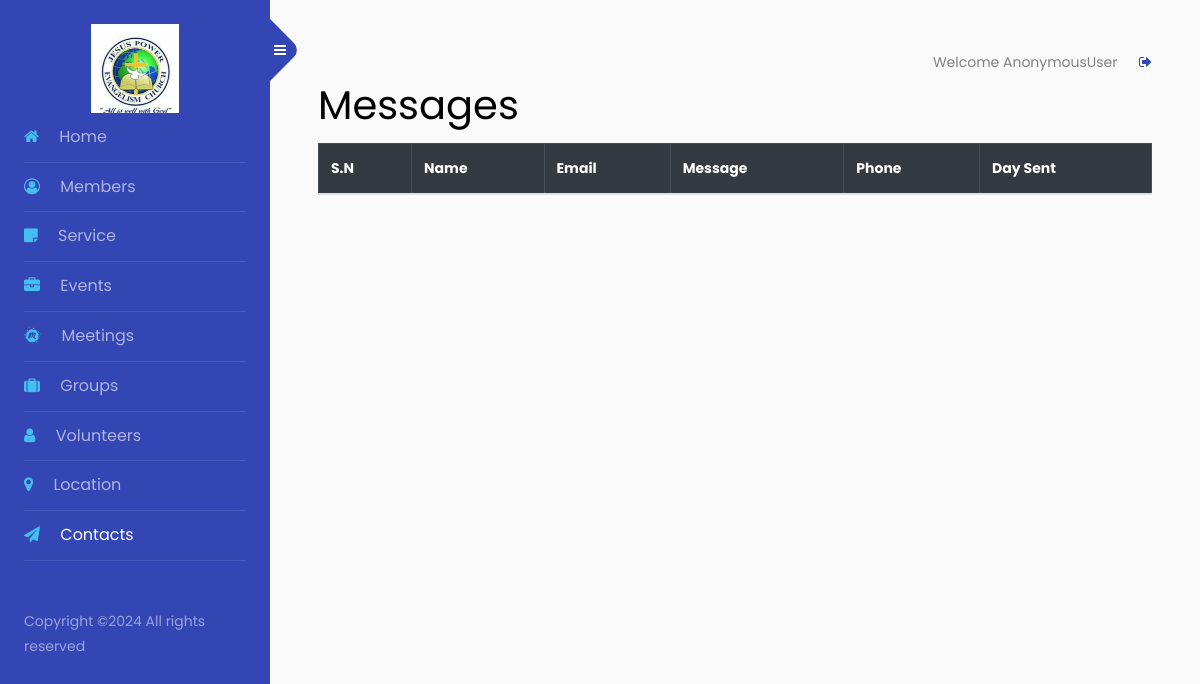
Page /contact_list on the earlier database version.
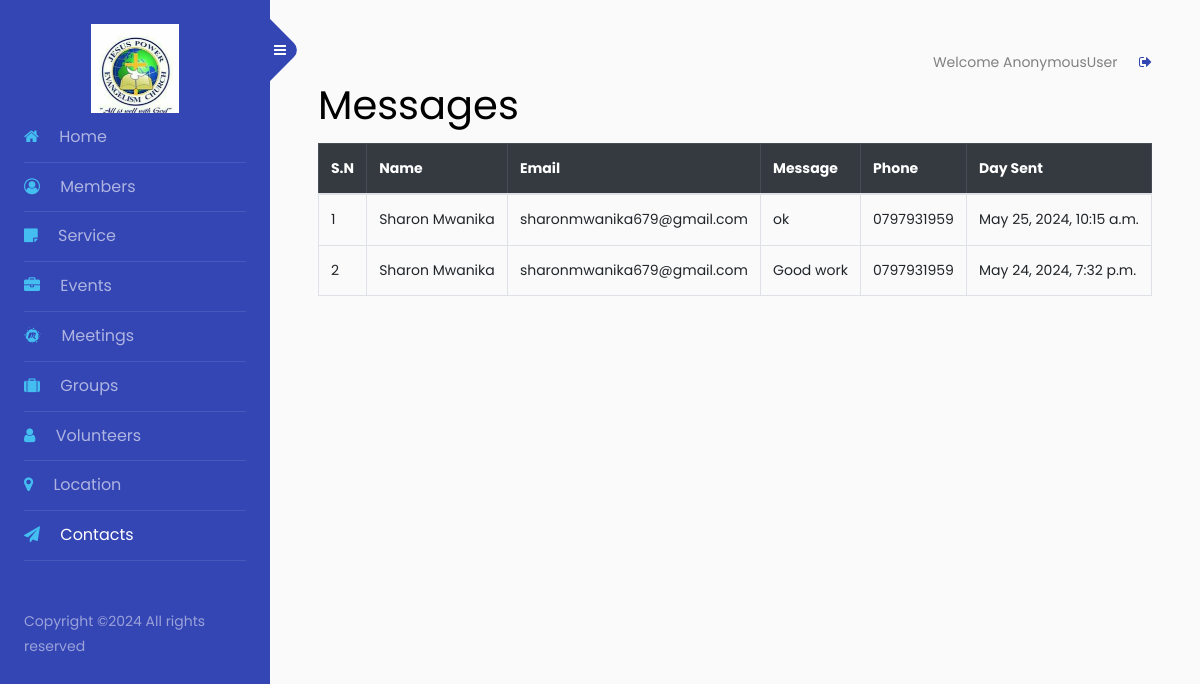
Same page on the later database version.
### dashboard/models.py (models this page shows, shortened)
class Contact(models.Model):
    name = models.CharField(max_length=100)
    email = models.EmailField()
    message = models.TextField()
    phone = models.CharField(max_length=20, default=None, null=True)
    created_at = models.DateTimeField(auto_now_add=True)

### dashboard/views.py (the view)
# urls.py: path('contact_list', contact_list, name='contact_list'),
def contact_list(request):
    contacts = Contact.objects.all().order_by('-id')
    context = {
        'contacts':contacts,
    }
    return render(request, 'contact_list.html', context)

### dashboard/templates/contact_list.html
{% extends "admin-sidebar.html" %}
{% block content %}
<h1>Messages</h1>
<div class="table-responsive">
    <table class="table table-hover table-bordered">
        <thead class="table-dark">
            <tr>
                <th>S.N</th>
                <th>Name</th>
                <th>Email</th>
                <th>Message</th>
                <th>Phone</th>
                <th>Day Sent</th>
            </tr>
        </thead>
        <tbody>
            {% for contact in contacts %}
            <tr>
                <td>{{ forloop.counter }}</td>
                <td>{{ contact.name }} </td>
                <td>{{ contact.email }}</td>
                <td>{{ contact.message }}</td>
                <td>{{ contact.phone }}</td>
                <td>{{ contact.created_at }}</td>
            </tr>
            {% endfor %}
        </tbody>
    </table>
</div>
{% endblock %}

Differences in the rows shown:
added Contact: name "Sharon Mwanika", email "sharonmwanika679@gmail.com", message "ok", phone "0797931959", created_at "May 25, 2024, 10:15 a.m."
added Contact: name "Sharon Mwanika", email "sharonmwanika679@gmail.com", message "Good work", phone "0797931959", created_at "May 24, 2024, 7:32 p.m."
